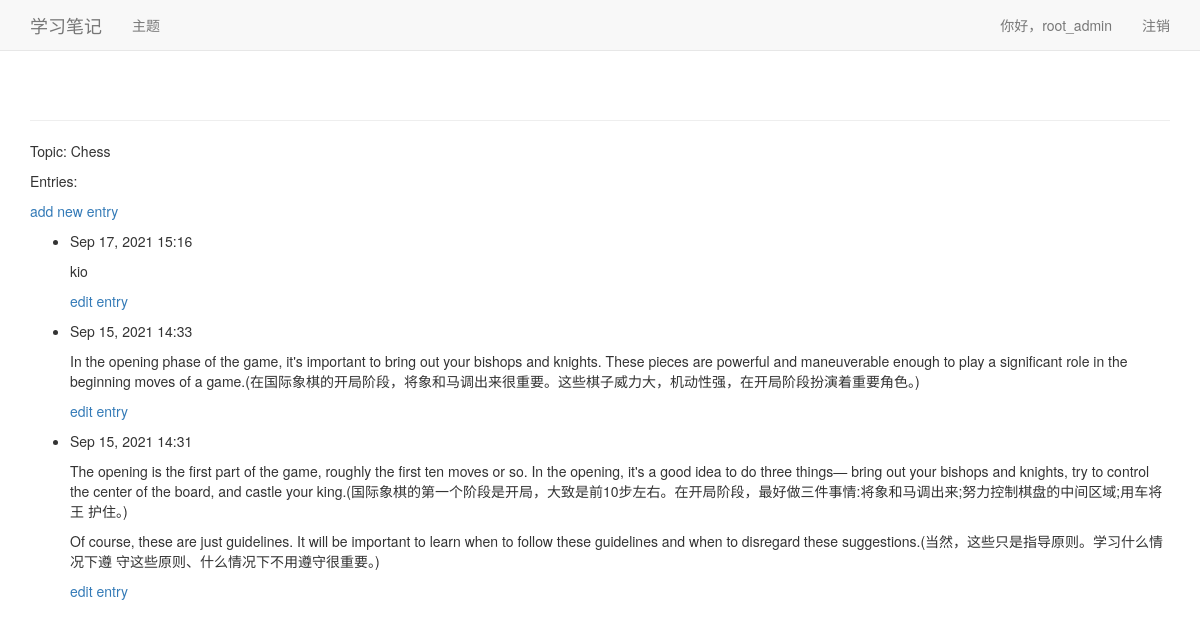
The page /topics/1/ (signed in) on the database its author committed.
### learning_logs/models.py (models this page shows, shortened)
class Topic(models.Model):
  text = models.CharField(max_length=200)
  data_added = models.DateTimeField(auto_now_add=True)
  owner = models.ForeignKey(User, on_delete=models.CASCADE)
  def __str__(self):
    return self.text

class Entry(models.Model):
  topic = models.ForeignKey(Topic, on_delete=models.CASCADE)
  text = models.TextField()
  data_added = models.DateTimeField(auto_now_add=True)
  class Meta:
    verbose_name_plural = 'entries'

### learning_logs/views.py (the view)
# urls.py: path('topics/<topic_id>/', views.topic, name='topic'),
@login_required
def topic(request, topic_id):
  topic = Topic.objects.get(id=topic_id)
  check_topic_owner(request, topic)
  entries = topic.entry_set.order_by('-data_added')
  context = {'topic': topic, 'entries': entries}
  return render(request, 'learning_logs/topic.html', context)

### learning_logs/views.py (called while the page is built)
def check_topic_owner(request, topic):
  if topic.owner != request.user:
    raise Http404

### learning_logs/templates/learning_logs/topic.html
{% extends 'learning_logs/base.html' %}
{% block content %}
  <p>Topic: {{ topic }}</p>
  <p>Entries:</p>
  <p>
    <a href="{% url 'new_entry' topic.id %}">add new entry</a>
  </p>
  <ul>
    {% for entry in entries %}
      <li>
        <p>{{ entry.data_added|date:'M d, Y H:i' }}</p>
        <p>{{ entry.text|linebreaks }}</p>
        <p>
          <a href="{% url 'edit_entry' entry.id %}">edit entry</a>
        </p>
      </li>
      {% empty %}
      <li>
        There are no entries for this topic yet.
      </li>
    {% endfor %}
  </ul>
{% endblock content %}

### learning_logs/templates/learning_logs/base.html (shortened to what this page needs)
{% load bootstrap3 %}
<!DOCTYPE html>
<html lang="zh-cmn-Hans">
<head>
  {% bootstrap_css %}
</head>
<body>
  <nav class="navbar navbar-default navbar-static-top">
    <div class="container">
      <div class="navbar-header">
        <a class="navbar-brand" href="{% url 'index' %}">学习笔记</a>
      </div>
      <div id="navbar" class="navbar-collapse collapse">
        <ul class="nav navbar-nav">
          <li><a href="{% url 'topics' %}">主题</a></li>
        </ul>
        <ul class="nav navbar-nav navbar-right">
          {% if user.is_authenticated %}
            <li><a>你好，{{ user.username }}</a></li>
            <li><a href="{% url 'logout' %}">注销</a></li>
          {% else %}
            <li><a href="{% url 'register' %}">注册</a></li>
            <li><a href="{% url 'login' %}">登录</a></li>
          {% endif %}
        </ul>
      </div>
    </div>
  </nav>
  <div class="container">
    <div class="page-header">
    </div>
    <div>
      {% block content %}{% endblock content %}
    </div>
  </div>
</body>
</html>

### rows shown on the page
Topic: text "Chess"
Entry: data_added "Sep 17, 2021 15:16", text "kio"
Entry: data_added "Sep 15, 2021 14:33", text "In the opening phase of the game, it's important to bring out your bishops and knights. These pieces are powerful and maneuverable enough to play a significant role in the beginning moves of a game.(在国际象棋的开局阶段，将象和马调出来很重要。这些棋子威力大，机动性强，在开局阶段扮演着重要角色。)"
Entry: data_added "Sep 15, 2021 14:31", text "The opening is the first part of the game, roughly the first ten moves or so. In the opening, it's a good idea to do three things— bring out your bishops and knights, try to control the center of the board, and castle your king.(国际象棋的第一个阶段是开局，大致是前10步左右。在开局阶段，最好做三件事情:将象和马调出来;努力控制棋盘的中间区域;用车将王 护住。) Of course, these are just guidelines. It will be important to learn when to follow these guidelines and when to disregard these suggestions.(当然，这些只是指导原则。学习什么情况下遵 守这些原则、什么情况下不用遵守很重要。)"

### other values the page prints
{{ user.username }} "root_admin"
